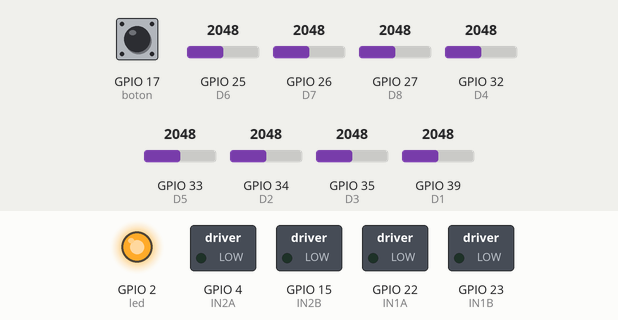
Simulated run of this program. Board: ESP32. Parts: switched loads named in the program (green lamp = pin HIGH), output pins drawn as LEDs (lit = HIGH). The inputs (shaded band) are chosen by the test bench; at power-on: GPIO 17 (boton) HIGH, GPIO 25 (D6) = 2048, GPIO 26 (D7) = 2048, GPIO 27 (D8) = 2048, GPIO 32 (D4) = 2048, GPIO 33 (D5) = 2048, GPIO 34 (D2) = 2048, GPIO 35 (D3) = 2048, GPIO 39 (D1) = 2048.

Above: at 0.8 s.
0.9 s: GPIO 17 (boton) pulled LOW for 0.15 s
At 2.0 s:
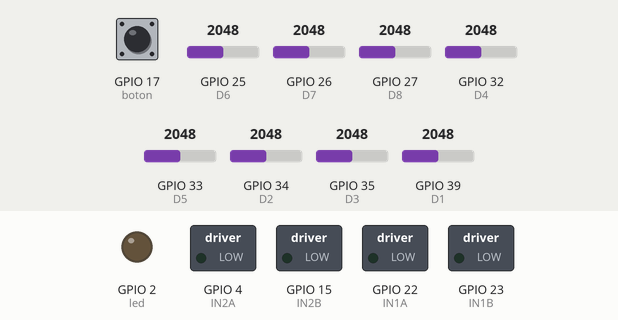
2.5 s: GPIO 17 (boton) pulled LOW for 1 s
At 7.8 s:
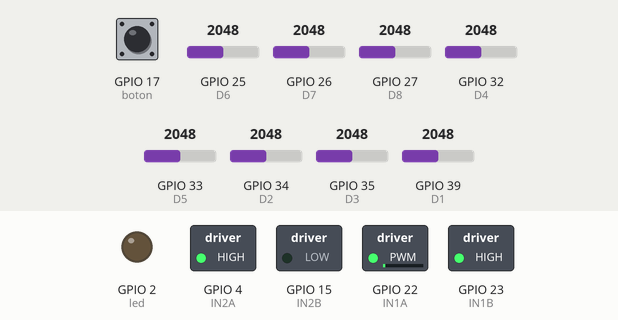
Timing chart, 0 to 9.3 s (numbered marks = the images above; inputs shaded):
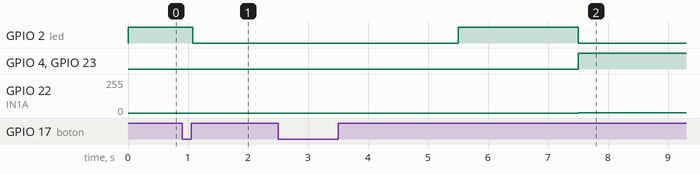

Measured:
- after the input at 0.9 s, GPIO 2 (led): HIGH → LOW after 0.18 s
- after the input at 2.5 s, GPIO 2 (led): LOW → HIGH after 3.0 s, → LOW 2.0 s later; GPIO 4 (IN2A), GPIO 23 (IN1B): LOW → HIGH after 5.0 s; GPIO 22 (IN1A): 0/255 → 1/255 after 5.0 s

The program:

main.cpp
```cpp
#include <Arduino.h>
#include <BluetoothSerial.h>

#define D1 39
#define D2 34
#define D3 35
#define D4 32
#define D5 33
#define D6 25
#define D7 26
#define D8 27
#define SENSORES_TOTAL 8

// ===== Motores ====
#define IN1A 22
#define IN1B 23 //bts 1
#define IN2A 4
#define IN2B 15 //bts 2
int VMAX = 180; //APROX RPM
int VBASE = 160; //APROX RPM
int VMIN = 140; //APROX RPM

#define led 2
#define boton 17

// ===== PWM's =====
int PWM1 = VBASE;  //pwm de la izquierda
int PWM2 = VBASE;  //pwm de la derecha

// Configuración de PWM para control de motores
const int frequency = 1000;
const int resolution = 8;

// ===== Canales PWM del ESP32 =====
const int ledChannel = 0;
const int ledChannel1 = 1;
const int ledChannel2 = 2;
const int ledChannel3 = 3;

// ===== Constantes y vaiables PID =====
float kp = 2;     //proporcional-presente
float ki = 0.01;  //integral-pasado
float kd = 0.5;   //derivativo-futuro
float error = 0;
float prevError = 0;
float integral = 0;
float derivative = 0;
float outputPID = 0;
float lastError = 0;
float setpoint = 3500;
int   correccion = 0;

// ========= Sensores =========
const int sensores[8] = {D1, D2, D3, D4, D5, D6, D7, D8}; // pines de la regleta - se puede poner esto en vez del define -
int valor_blanco[8];
int valor_negro[8];
int valor_umbrales[8];
bool valor_binario[8];

// ====== Precaución ======
bool esperando_inicio = false;
bool activo = false;
ulong tiempo_ini = 0;
ulong prev_time, current_time, tiempo_trans, time_luz;
const uint16_t tiempo_led = 3000;
const uint16_t tiempo_comp = 5000;

/*left = izq
  rigth = der*/

// ===== INICIALIZACION DEL BLUETOOTH =====
BluetoothSerial SerialBT;

// ===== FUNCIONES =====
void motores(int izq, int der) {  //0 hasta 255 adelante 0 hasta -255 atras

  if (izq >= 0) {
    ledcWrite(ledChannel, izq);
    ledcWrite(ledChannel1, 0);  //analog
  } else {
    izq = izq * (-1);
    ledcWrite(ledChannel1, izq);
    ledcWrite(ledChannel, 1);
  }
  //motor derecho//
  if (der >= 0) {
    ledcWrite(ledChannel2, der);
    ledcWrite(ledChannel3, 0);
  } else {
    der = der * (-1);
    ledcWrite(ledChannel3, der);
    ledcWrite(ledChannel2, 1);
  }
}

int calcularPID(int lectura) {
  error = setpoint - lectura;
  integral += error;
  derivative = error - lastError;
  lastError = error;
  return kp * error + ki * integral + kd * derivative;
}

void printArrayBT(const char *label, const int *arr, int n){
  SerialBT.print(label);
  SerialBT.print(": ");
  for (int i = 0; i < n; i++){
    SerialBT.print(arr[i]);
    if (i < n - 1)
      SerialBT.print(", ");
  }
  SerialBT.println();
}

void calibrar_sensores(){ // si se presiona una vez el boton empieza a leer valores del boton blanco, si se presiona 2 lee negros
  digitalWrite(led, HIGH); // LED ON: inicio calibración

  // Presionar el boton para medir blanco (creo que se debe mantener presionado - no estoy seguro)
  while (digitalRead(boton) == 0){}
  delay(10);
  for (int x = 0; x < 8; x++){
    int valor_prom = 0;
    for (int i = 0; i < 10; i++)
      valor_prom += analogRead(sensores[x]);
    valor_blanco[x] = valor_prom / 10;
  }
  SerialBT.println("[CAL] Lectura BLANCO:");
  printArrayBT("blanco", valor_blanco, 8);

  while (digitalRead(boton) == 1){}
  delay(10);
  while (digitalRead(boton) == 0){} // se usa en 0 por el pull up - seria un 1 logico -
  delay(10);
  for (int x = 0; x < 8; x++){
    int valor_prom = 0;
    for (int i = 0; i < 10; i++)
      valor_prom += analogRead(sensores[x]);
    valor_negro[x] = valor_prom / 10;
  }
  SerialBT.println("[CAL] Lectura BLANCO:");
  printArrayBT("blanco", valor_negro, 8);
  // Calcular e imprimir umbrales
  for (int x = 0; x < 8; x++){
    valor_umbrales[x] = (valor_blanco[x] + valor_negro[x]) / 2;
  }
  SerialBT.println("[CAL] UMBRALES calculados:");
  printArrayBT("umbral", valor_umbrales, 8);

  digitalWrite(led, LOW); // LED OFF: fin calibración

  while (digitalRead(boton) == LOW){}
  delay(10);
}

void precaucion() {
    time_luz = tiempo_led;
    current_time = millis();
    tiempo_trans = current_time - tiempo_ini;

    //se enciende entre 3 y 5 segundos
    // Condición: (tiempo transcurrido mayor o igual a 3000ms) Y (tiempo transcurrido menor a 5000ms)
    if (tiempo_trans >= time_luz && tiempo_trans < tiempo_comp){
        digitalWrite(led, HIGH);
    } else {
        digitalWrite(led, LOW);
    }

    if (tiempo_trans >=  tiempo_comp) {
        // La cuenta regresiva terminó
        esperando_inicio = false; // Desactiva el estado de espera
        activo = true;            // Activa el estado de batalla
        digitalWrite(led, LOW);   // Apaga la luz final
    }

    motores(0, 0);
}

int leer_linea(){
 int valores[SENSORES_TOTAL];
 long suma = 0; // Usar long para evitar desbordamiento en sumas grandes
 long suma_total = 0;

 for (int i = 0; i < SENSORES_TOTAL; i++) {
      // Usamos el puntero a los pines miembro _pinesSensores
      // Leemos los pines como digitales (0 o 1). Si fueran analógicos, sería analogRead().
      valores[i] = analogRead(sensores[i]);
      suma += valores[i];
      suma_total += (long)valores[i] * i * 1000;
    }

if (suma == 0){
      return lastError; // Usar _ultimoError (variable miembro)
    }

    // Posición centrada es: (NUM_SENSORES - 1) * 1000 / 2 = 7 * 1000 / 2 = 3500
    // La posición retornada será (sumaPonderada / suma) - 3500
    int posicion = (int)(suma_total / suma) - ((SENSORES_TOTAL - 1) * 500);
    return posicion;
  }

void setup(){
  Serial.begin(115200);

  // declaracion de pines regleta
  for (int i = 0; i < 8; i++){
    pinMode(sensores[i], INPUT);
  }

  pinMode(led, OUTPUT);
  digitalWrite(led, 0);
  pinMode(boton, INPUT_PULLUP);

  ledcSetup(ledChannel, frequency, resolution);
  ledcAttachPin(IN1A, ledChannel);

  ledcSetup(ledChannel1, frequency, resolution);
  ledcAttachPin(IN1B, ledChannel1);

  ledcSetup(ledChannel2, frequency, resolution);
  ledcAttachPin(IN2A, ledChannel2);

  ledcSetup(ledChannel3, frequency, resolution);
  ledcAttachPin(IN2B, ledChannel3);

  calibrar_sensores();
}

void loop(){

  if (!activo && !esperando_inicio){
    if (digitalRead(boton) == LOW){
      tiempo_ini = millis(); // CRÍTICO: Asignar el tiempo de inicio UNA SOLA VEZ
      esperando_inicio = true;
    }
    return;
  }

  if (esperando_inicio){
    precaucion();
    return;
  }

  if (activo){

    int posicion = leer_linea();

    error = setpoint - posicion;

    derivative = error - lastError;
    integral += error;
    lastError = error;
    outputPID = (kp * error) + (ki * integral) + (kd * derivative);

    int velocidad_izq = VBASE - outputPID;
    int velocidad_der = VBASE +  outputPID;

    motores(velocidad_izq, velocidad_der);

    if (SerialBT.available() > 0){
      char dato = SerialBT.read();
      switch (dato){
      case '1':
        kp += 0.05f;
        break;
      case '2':
        kp -= 0.05f;
        break;

      case '3':
        kd += 0.1f;
        break;
      case '4':
        kd -= 0.1f;
        break;

      case '5':
        VBASE += 10;
        SerialBT.print("la velocidad base ahora es:");
        SerialBT.println(VBASE);
        // VBASE = constrain(baseSpeed, 0, 255);
        break;
      case '6':
        VBASE -= 10;
        SerialBT.print("la velocidad base ahora es:");
        SerialBT.println(VBASE);
        // VBASE = constrain(baseSpeed, 0, 255);
        break;

      default:
        break;
      }
    }
  }
}
```
